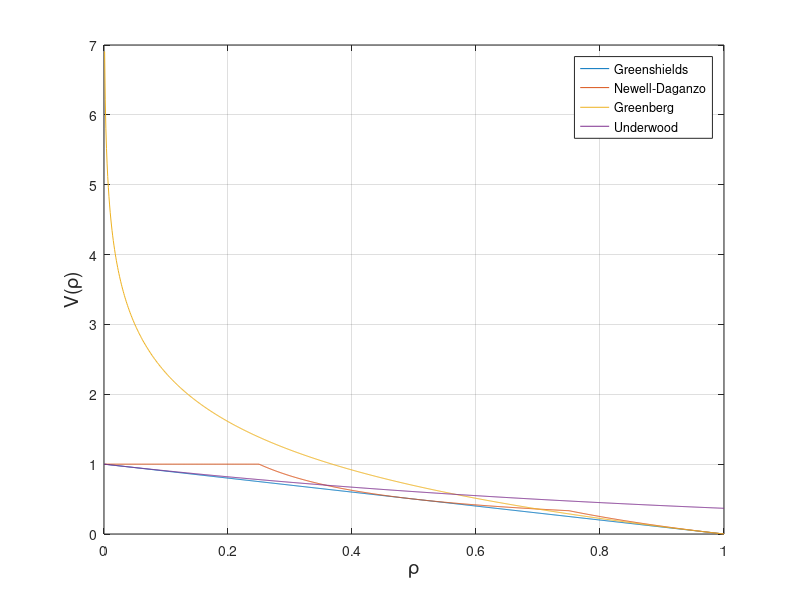
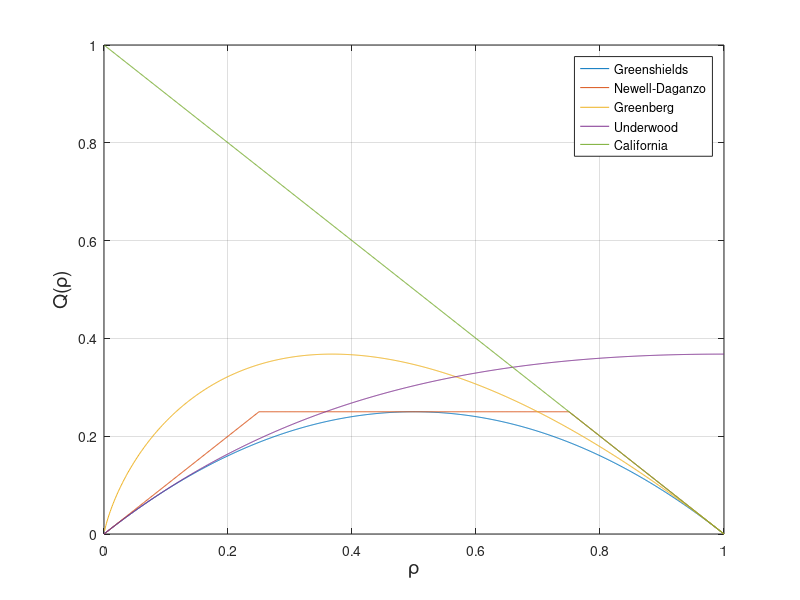
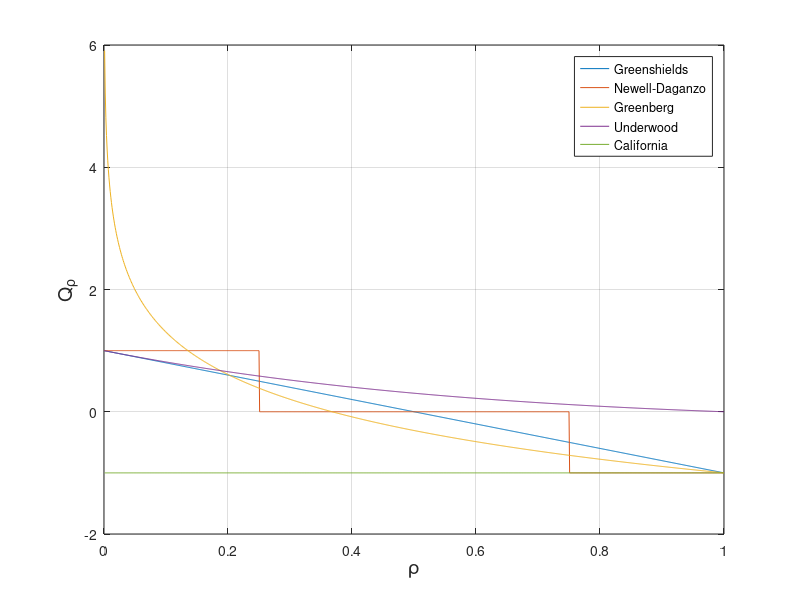

Write MATLAB code to recreate these figures, in order.
clear all;
clc;
close all;

%% Greenshields
v_f=1;
n=1;
rho_max=1;
rho=0:0.001:1;
V_Greenshields=v_f*(1-(rho/rho_max).^n);
Q_Greenshields=rho.*V_Greenshields;
delta=0.00001;
Q_Greenshields_rho=- v_f.*((rho./rho_max).^n - 1) - (n.*rho.*v_f.*(rho./rho_max).^(n - 1))./rho_max ;

% figure;
% plot(rho,V_Greenshields);
% plot(rho,Q);
% figure;
% plot(rho,Q_Greenshields_rho);

%% Newell-Daganzo
rho=0:0.001:1;
Q_max=0.25;
for i=1:length(rho)
    W(1,i) = rho_max - rho(1,i);
    Q_ND(1,i) = min([v_f*rho(1,i), Q_max, W(1,i)]);
end

delta_rho = 1e-6; % Small change in rho for numerical differentiation
for i=1:length(rho)
    Q_ND_rho(1,i) = (Q_ND(1,i) - min([v_f * (rho(1,i) - delta_rho), Q_max, rho_max - (rho(1,i) - delta_rho)])) / delta_rho;
end

for i=1:length(rho)
    V_ND(1,i)=Q_ND(1,i)./rho(1,i);
end
% figure;
% plot(rho,Q_ND);
% figure;
% plot(rho,Q_ND_rho);

%% Greenberg
v_0=1;
rho=0:0.001:1;
V_Greenberg=v_0.*log(rho_max./rho);
Q_Greenberg=rho.*V_Greenberg;
delta_rho = 1e-6; % Small change in rho for numerical differentiation
Q_Greenberg_rho = (Q_Greenberg - v_0.*(rho-delta_rho).*log(rho_max./(rho-delta_rho))) ./ delta_rho;
% figure;
% plot(rho,V_Greenberg);
% plot(rho,Q_Greenberg);
% figure;
% plot(rho,Q_Greenberg_rho);


%% Underwood
rho=0:0.001:1;
V_Underwood=v_f.*exp(-rho./rho_max);
Q_Underwood=rho.*V_Underwood;
delta_rho = 1e-6; % Small change in rho for numerical differentiation
Q_Underwood_rho = (Q_Underwood - (rho-delta_rho).*(v_f.*exp(-(rho-delta_rho)./rho_max))) ./ delta_rho;
% figure;
% plot(rho,V_Underwood);
% plot(rho,Q_Underwood);
% figure;
% plot(rho,Q_Underwood_rho);

%% California model
rho=0:0.001:1;
V_California=v_0.*(1./rho-1/rho_max);
Q_California=rho.*V_California;
delta_rho = 1e-6; % Small change in rho for numerical differentiation
Q_California_rho = (Q_California - (rho-delta_rho).*v_0.*(1./(rho-delta_rho)-1/rho_max)) ./ delta_rho;
% figure;
% plot(rho,V_California);
% plot(rho,Q_California);
% figure;
% plot(rho,Q_California_rho);

figure;
plot(rho,V_Greenshields);
hold on;
grid on;
plot(rho,V_ND);
hold on;
grid on;
plot(rho,V_Greenberg);
hold on;
grid on;
plot(rho,V_Underwood);
hold on;
grid on;

legend('Greenshields','Newell-Daganzo','Greenberg','Underwood');
xlabel('\rho','FontSize', 14);
ylabel('V(\rho)','FontSize', 14);

figure;
plot(rho,Q_Greenshields);
hold on;
grid on;
plot(rho,Q_ND);
hold on;
grid on;
plot(rho,Q_Greenberg);
hold on;
grid on;
plot(rho,Q_Underwood);
hold on;
grid on;
plot(rho,Q_California);
legend('Greenshields','Newell-Daganzo','Greenberg','Underwood','California');
xlabel('\rho','FontSize', 14);
ylabel('Q(\rho)','FontSize', 14);

figure;
plot(rho,Q_Greenshields_rho);
hold on;
grid on;
plot(rho,Q_ND_rho);
hold on;
grid on;
plot(rho,Q_Greenberg_rho);
hold on;
grid on;
plot(rho,Q_Underwood_rho);
hold on;
grid on;
plot(rho,Q_California_rho);
legend('Greenshields','Newell-Daganzo','Greenberg','Underwood','California');
xlabel('\rho','FontSize', 14);
ylabel('Q_{\rho}','FontSize', 14);
